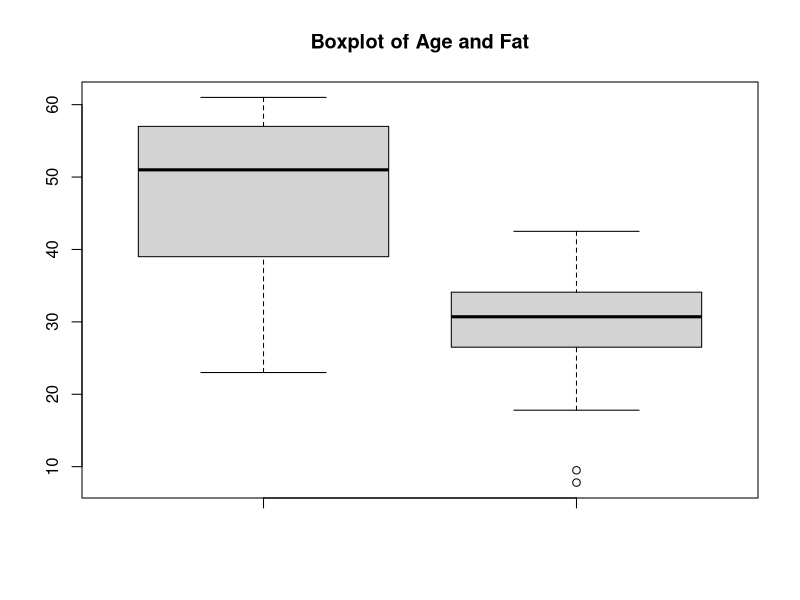
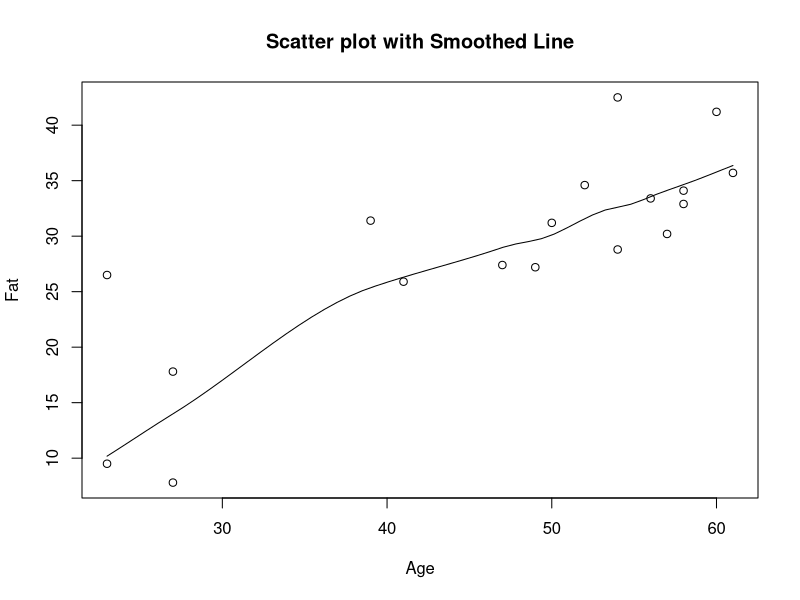
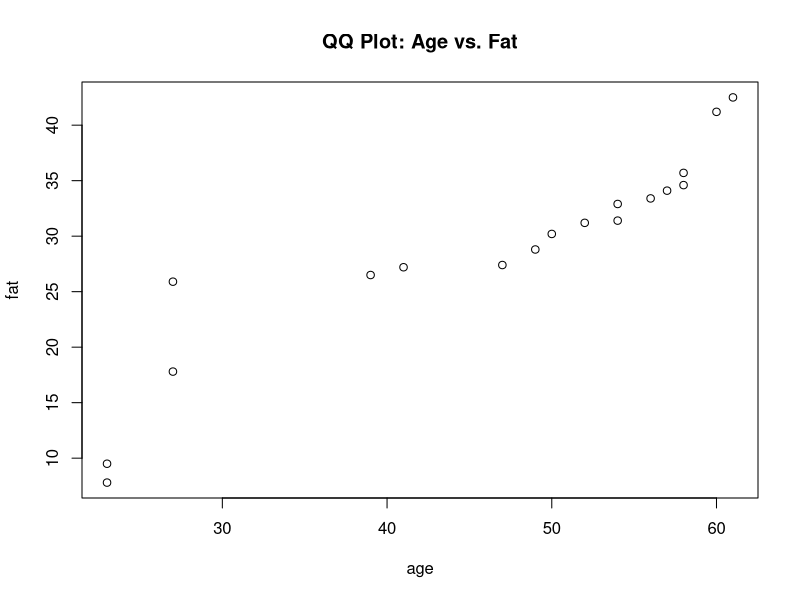

Write R code to recreate these figures, in order.
age <- c(23, 23, 27, 27, 39, 41, 47, 49, 50, 52, 54, 54, 56, 57, 58, 58, 60, 61)
fat <- c(9.5, 26.5, 7.8, 17.8, 31.4, 25.9, 27.4, 27.2, 31.2, 34.6, 42.5, 28.8, 33.4, 30.2, 34.1, 32.9, 41.2, 35.7)
age_mean <- mean(age)
age_median <- median(age)
age_sd <- sd(age)
fat_mean <- mean(fat)
fat_median <- median(fat)
fat_sd <- sd(fat)
cat("Age:\n")
cat("Mean:", age_mean, "\n")
cat("Median:", age_median, "\n")
cat("Standard Deviation:", age_sd, "\n\n")
cat("Fat:\n")
cat("Mean:", fat_mean, "\n")
cat("Median:", fat_median, "\n")
cat("Standard Deviation:", fat_sd, "\n\n")
boxplot(age, fat, main = "Boxplot of Age and Fat")
scatter.smooth(age, fat, main = "Scatter plot with Smoothed Line", xlab = "Age", ylab = "Fat")
qqplot(age, fat, main = "QQ Plot: Age vs. Fat")